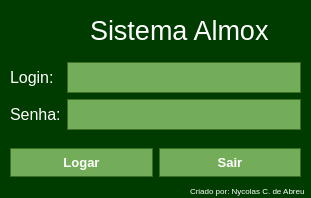
<?xml version="1.0" encoding="UTF-8"?>
<ui version="4.0">
 <class>login</class>
 <widget class="QDialog" name="login">
  <property name="geometry">
   <rect>
    <x>0</x>
    <y>0</y>
    <width>311</width>
    <height>198</height>
   </rect>
  </property>
  <property name="palette">
   <palette>
    <active>
     <colorrole role="WindowText">
      <brush brushstyle="SolidPattern">
       <color alpha="255">
        <red>255</red>
        <green>255</green>
        <blue>255</blue>
       </color>
      </brush>
     </colorrole>
     <colorrole role="Button">
      <brush brushstyle="SolidPattern">
       <color alpha="255">
        <red>0</red>
        <green>60</green>
        <blue>0</blue>
       </color>
      </brush>
     </colorrole>
     <colorrole role="Text">
      <brush brushstyle="SolidPattern">
       <color alpha="255">
        <red>255</red>
        <green>255</green>
        <blue>255</blue>
       </color>
      </brush>
     </colorrole>
     <colorrole role="ButtonText">
      <brush brushstyle="SolidPattern">
       <color alpha="255">
        <red>255</red>
        <green>255</green>
        <blue>255</blue>
       </color>
      </brush>
     </colorrole>
     <colorrole role="Base">
      <brush brushstyle="SolidPattern">
       <color alpha="255">
        <red>0</red>
        <green>60</green>
        <blue>0</blue>
       </color>
      </brush>
     </colorrole>
     <colorrole role="Window">
      <brush brushstyle="SolidPattern">
       <color alpha="255">
        <red>0</red>
        <green>60</green>
        <blue>0</blue>
       </color>
      </brush>
     </colorrole>
     <colorrole role="PlaceholderText">
      <brush brushstyle="SolidPattern">
       <color alpha="128">
        <red>255</red>
        <green>255</green>
        <blue>255</blue>
       </color>
      </brush>
     </colorrole>
    </active>
    <inactive>
     <colorrole role="WindowText">
      <brush brushstyle="SolidPattern">
       <color alpha="255">
        <red>255</red>
        <green>255</green>
        <blue>255</blue>
       </color>
      </brush>
     </colorrole>
     <colorrole role="Button">
      <brush brushstyle="SolidPattern">
       <color alpha="255">
        <red>0</red>
        <green>60</green>
        <blue>0</blue>
       </color>
      </brush>
     </colorrole>
     <colorrole role="Text">
      <brush brushstyle="SolidPattern">
       <color alpha="255">
        <red>255</red>
        <green>255</green>
        <blue>255</blue>
       </color>
      </brush>
     </colorrole>
     <colorrole role="ButtonText">
      <brush brushstyle="SolidPattern">
       <color alpha="255">
        <red>255</red>
        <green>255</green>
        <blue>255</blue>
       </color>
      </brush>
     </colorrole>
     <colorrole role="Base">
      <brush brushstyle="SolidPattern">
       <color alpha="255">
        <red>0</red>
        <green>60</green>
        <blue>0</blue>
       </color>
      </brush>
     </colorrole>
     <colorrole role="Window">
      <brush brushstyle="SolidPattern">
       <color alpha="255">
        <red>0</red>
        <green>60</green>
        <blue>0</blue>
       </color>
      </brush>
     </colorrole>
     <colorrole role="PlaceholderText">
      <brush brushstyle="SolidPattern">
       <color alpha="128">
        <red>255</red>
        <green>255</green>
        <blue>255</blue>
       </color>
      </brush>
     </colorrole>
    </inactive>
    <disabled>
     <colorrole role="WindowText">
      <brush brushstyle="SolidPattern">
       <color alpha="255">
        <red>120</red>
        <green>120</green>
        <blue>120</blue>
       </color>
      </brush>
     </colorrole>
     <colorrole role="Button">
      <brush brushstyle="SolidPattern">
       <color alpha="255">
        <red>0</red>
        <green>60</green>
        <blue>0</blue>
       </color>
      </brush>
     </colorrole>
     <colorrole role="Text">
      <brush brushstyle="SolidPattern">
       <color alpha="255">
        <red>120</red>
        <green>120</green>
        <blue>120</blue>
       </color>
      </brush>
     </colorrole>
     <colorrole role="ButtonText">
      <brush brushstyle="SolidPattern">
       <color alpha="255">
        <red>120</red>
        <green>120</green>
        <blue>120</blue>
       </color>
      </brush>
     </colorrole>
     <colorrole role="Base">
      <brush brushstyle="SolidPattern">
       <color alpha="255">
        <red>0</red>
        <green>60</green>
        <blue>0</blue>
       </color>
      </brush>
     </colorrole>
     <colorrole role="Window">
      <brush brushstyle="SolidPattern">
       <color alpha="255">
        <red>0</red>
        <green>60</green>
        <blue>0</blue>
       </color>
      </brush>
     </colorrole>
     <colorrole role="PlaceholderText">
      <brush brushstyle="SolidPattern">
       <color alpha="128">
        <red>0</red>
        <green>0</green>
        <blue>0</blue>
       </color>
      </brush>
     </colorrole>
    </disabled>
   </palette>
  </property>
  <property name="windowTitle">
   <string>Dialog</string>
  </property>
  <property name="styleSheet">
   <string notr="true">background-color: rgb(0, 60, 0);</string>
  </property>
  <property name="sizeGripEnabled">
   <bool>false</bool>
  </property>
  <widget class="QLabel" name="label_4">
   <property name="geometry">
    <rect>
     <x>90</x>
     <y>20</y>
     <width>181</width>
     <height>21</height>
    </rect>
   </property>
   <property name="font">
    <font>
     <family>Arial</family>
     <pointsize>20</pointsize>
     <weight>50</weight>
     <bold>false</bold>
     <underline>false</underline>
    </font>
   </property>
   <property name="styleSheet">
    <string notr="true">color: rgb(255, 255, 255);</string>
   </property>
   <property name="text">
    <string>Sistema Almox</string>
   </property>
  </widget>
  <widget class="QWidget" name="layoutWidget">
   <property name="geometry">
    <rect>
     <x>10</x>
     <y>50</y>
     <width>291</width>
     <height>141</height>
    </rect>
   </property>
   <layout class="QVBoxLayout" name="verticalLayout_3">
    <item>
     <layout class="QHBoxLayout" name="horizontalLayout">
      <item>
       <layout class="QVBoxLayout" name="verticalLayout_2">
        <item>
         <widget class="QLabel" name="label">
          <property name="font">
           <font>
            <family>Arial</family>
            <pointsize>12</pointsize>
           </font>
          </property>
          <property name="styleSheet">
           <string notr="true">color: rgb(255, 255, 255);</string>
          </property>
          <property name="text">
           <string>Login:</string>
          </property>
         </widget>
        </item>
        <item>
         <widget class="QLabel" name="label_2">
          <property name="font">
           <font>
            <family>Arial</family>
            <pointsize>12</pointsize>
           </font>
          </property>
          <property name="styleSheet">
           <string notr="true">color: rgb(255, 255, 255);</string>
          </property>
          <property name="text">
           <string>Senha:</string>
          </property>
         </widget>
        </item>
       </layout>
      </item>
      <item>
       <layout class="QVBoxLayout" name="verticalLayout">
        <item>
         <widget class="QLineEdit" name="lineEdit_Username">
          <property name="styleSheet">
           <string notr="true">.QLineEdit { 
background-color:#74ad5a;
border:1px solid#3b6e22 ; 
color:#ffffff; 
font-family:Arial;
font-size:13px;
font-weight:bold; 
padding:6px 12px; 
text-decoration:none; } 

.QLineEdit:hover { 
background-color:#68a54b; } 

.QLineEdit:active {
 position:relative;
 top:1px; } 

.QLineEdit:pressed {
 background-color:#4b7339;
 } </string>
          </property>
         </widget>
        </item>
        <item>
         <widget class="QLineEdit" name="lineEdit_Password">
          <property name="palette">
           <palette>
            <active>
             <colorrole role="WindowText">
              <brush brushstyle="SolidPattern">
               <color alpha="255">
                <red>255</red>
                <green>255</green>
                <blue>255</blue>
               </color>
              </brush>
             </colorrole>
             <colorrole role="Button">
              <brush brushstyle="SolidPattern">
               <color alpha="255">
                <red>116</red>
                <green>173</green>
                <blue>90</blue>
               </color>
              </brush>
             </colorrole>
             <colorrole role="Text">
              <brush brushstyle="SolidPattern">
               <color alpha="255">
                <red>255</red>
                <green>255</green>
                <blue>255</blue>
               </color>
              </brush>
             </colorrole>
             <colorrole role="ButtonText">
              <brush brushstyle="SolidPattern">
               <color alpha="255">
                <red>255</red>
                <green>255</green>
                <blue>255</blue>
               </color>
              </brush>
             </colorrole>
             <colorrole role="Base">
              <brush brushstyle="SolidPattern">
               <color alpha="255">
                <red>116</red>
                <green>173</green>
                <blue>90</blue>
               </color>
              </brush>
             </colorrole>
             <colorrole role="Window">
              <brush brushstyle="SolidPattern">
               <color alpha="255">
                <red>116</red>
                <green>173</green>
                <blue>90</blue>
               </color>
              </brush>
             </colorrole>
             <colorrole role="PlaceholderText">
              <brush brushstyle="NoBrush">
               <color alpha="128">
                <red>208</red>
                <green>208</green>
                <blue>208</blue>
               </color>
              </brush>
             </colorrole>
            </active>
            <inactive>
             <colorrole role="WindowText">
              <brush brushstyle="SolidPattern">
               <color alpha="255">
                <red>255</red>
                <green>255</green>
                <blue>255</blue>
               </color>
              </brush>
             </colorrole>
             <colorrole role="Button">
              <brush brushstyle="SolidPattern">
               <color alpha="255">
                <red>116</red>
                <green>173</green>
                <blue>90</blue>
               </color>
              </brush>
             </colorrole>
             <colorrole role="Text">
              <brush brushstyle="SolidPattern">
               <color alpha="255">
                <red>255</red>
                <green>255</green>
                <blue>255</blue>
               </color>
              </brush>
             </colorrole>
             <colorrole role="ButtonText">
              <brush brushstyle="SolidPattern">
               <color alpha="255">
                <red>255</red>
                <green>255</green>
                <blue>255</blue>
               </color>
              </brush>
             </colorrole>
             <colorrole role="Base">
              <brush brushstyle="SolidPattern">
               <color alpha="255">
                <red>116</red>
                <green>173</green>
                <blue>90</blue>
               </color>
              </brush>
             </colorrole>
             <colorrole role="Window">
              <brush brushstyle="SolidPattern">
               <color alpha="255">
                <red>116</red>
                <green>173</green>
                <blue>90</blue>
               </color>
              </brush>
             </colorrole>
             <colorrole role="PlaceholderText">
              <brush brushstyle="NoBrush">
               <color alpha="128">
                <red>255</red>
                <green>255</green>
                <blue>255</blue>
               </color>
              </brush>
             </colorrole>
            </inactive>
            <disabled>
             <colorrole role="WindowText">
              <brush brushstyle="SolidPattern">
               <color alpha="255">
                <red>255</red>
                <green>255</green>
                <blue>255</blue>
               </color>
              </brush>
             </colorrole>
             <colorrole role="Button">
              <brush brushstyle="SolidPattern">
               <color alpha="255">
                <red>116</red>
                <green>173</green>
                <blue>90</blue>
               </color>
              </brush>
             </colorrole>
             <colorrole role="Text">
              <brush brushstyle="SolidPattern">
               <color alpha="255">
                <red>255</red>
                <green>255</green>
                <blue>255</blue>
               </color>
              </brush>
             </colorrole>
             <colorrole role="ButtonText">
              <brush brushstyle="SolidPattern">
               <color alpha="255">
                <red>255</red>
                <green>255</green>
                <blue>255</blue>
               </color>
              </brush>
             </colorrole>
             <colorrole role="Base">
              <brush brushstyle="SolidPattern">
               <color alpha="255">
                <red>116</red>
                <green>173</green>
                <blue>90</blue>
               </color>
              </brush>
             </colorrole>
             <colorrole role="Window">
              <brush brushstyle="SolidPattern">
               <color alpha="255">
                <red>116</red>
                <green>173</green>
                <blue>90</blue>
               </color>
              </brush>
             </colorrole>
             <colorrole role="PlaceholderText">
              <brush brushstyle="NoBrush">
               <color alpha="128">
                <red>208</red>
                <green>208</green>
                <blue>208</blue>
               </color>
              </brush>
             </colorrole>
            </disabled>
           </palette>
          </property>
          <property name="styleSheet">
           <string notr="true">.QLineEdit { 
background-color:#74ad5a;
border:1px solid#3b6e22 ; 
color:#ffffff; 
font-family:Arial;
font-size:13px;
font-weight:bold; 
padding:6px 12px; 
text-decoration:none; } 

.QLineEdit:hover { 
background-color:#68a54b; } 

.QLineEdit:active {
 position:relative;
 top:1px; } 

.QLineEdit:pressed {
 background-color:#4b7339;
 } </string>
          </property>
          <property name="echoMode">
           <enum>QLineEdit::Password</enum>
          </property>
         </widget>
        </item>
       </layout>
      </item>
     </layout>
    </item>
    <item>
     <layout class="QHBoxLayout" name="horizontalLayout_2">
      <item>
       <widget class="QPushButton" name="pushButton_Login">
        <property name="styleSheet">
         <string notr="true">.QPushButton { 
background-color:#74ad5a;
border:1px solid#3b6e22 ; 
color:#ffffff; 
font-family:Arial;
font-size:13px;
font-weight:bold; 
padding:6px 12px; 
text-decoration:none; } 

.QPushButton:hover { 
background-color:#68a54b; } 

.QPushButton:active {
 position:relative;
 top:1px; } 

.QPushButton:pressed {
 background-color:#4b7339;
 } </string>
        </property>
        <property name="text">
         <string>Logar</string>
        </property>
       </widget>
      </item>
      <item>
       <widget class="QPushButton" name="pushButton_Exit">
        <property name="styleSheet">
         <string notr="true">.QPushButton { 
background-color:#74ad5a;
border:1px solid#3b6e22 ; 
color:#ffffff; 
font-family:Arial;
font-size:13px;
font-weight:bold; 
padding:6px 12px; 
text-decoration:none; } 

.QPushButton:hover { 
background-color:#68a54b; } 

.QPushButton:active {
 position:relative;
 top:1px; } 

.QPushButton:pressed {
 background-color:#4b7339;
 } </string>
        </property>
        <property name="text">
         <string>Sair</string>
        </property>
       </widget>
      </item>
     </layout>
    </item>
   </layout>
  </widget>
  <widget class="QLabel" name="label_3">
   <property name="geometry">
    <rect>
     <x>190</x>
     <y>180</y>
     <width>289</width>
     <height>21</height>
    </rect>
   </property>
   <property name="font">
    <font>
     <pointsize>6</pointsize>
    </font>
   </property>
   <property name="styleSheet">
    <string notr="true">color: rgb(255, 255, 255);</string>
   </property>
   <property name="text">
    <string>Criado por: Nycolas C. de Abreu</string>
   </property>
  </widget>
  <widget class="QLabel" name="label_5">
   <property name="geometry">
    <rect>
     <x>20</x>
     <y>10</y>
     <width>41</width>
     <height>41</height>
    </rect>
   </property>
   <property name="styleSheet">
    <string notr="true">
image: url(:/new/Icons/icons/ifsc.png);</string>
   </property>
   <property name="text">
    <string/>
   </property>
  </widget>
 </widget>
 <resources/>
 <connections/>
</ui>
